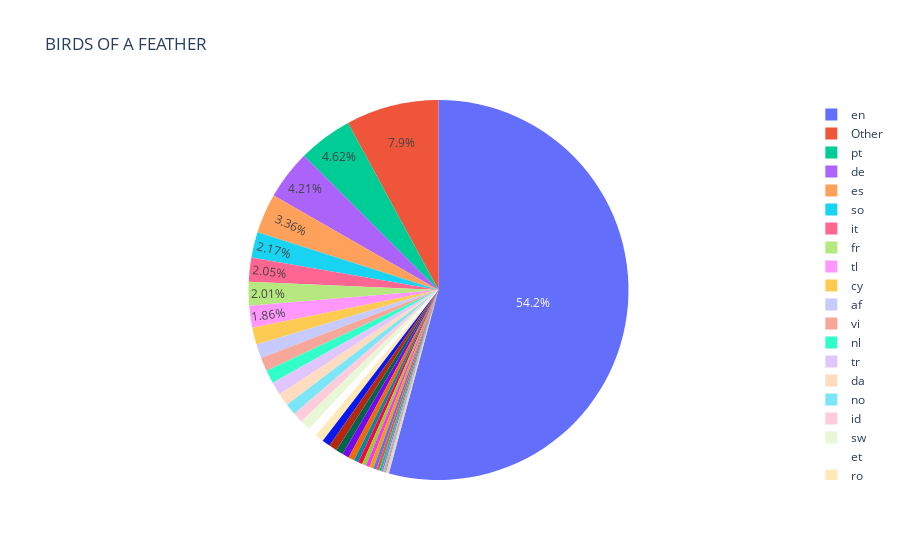

The cell this chart's notebook holds for it:
### Code cell
fig = px.pie(df, values='Count', names='Lang',title='BIRDS OF A FEATHER')
fig.update_traces(textposition='inside')
fig.update_layout(uniformtext_minsize=12, uniformtext_mode='hide')
fig.show()

### Figure 1 — Plotly figure (JSON) as saved in the notebook; plotly's stock layout.template omitted (floating-point values rounded to 4 significant figures)
{"data": [{"domain": {"x": [0, 1], "y": [0, 1]}, "hovertemplate": "Lang=%{label}<br>Count=%{value}<extra></extra>", "labels": ["en", "Other", "pt", "de", "es", "so", "it", "fr", "tl", "cy", "af", "vi", "nl", "tr", "da", "no", "id", "sw", "et", "ro", "pl", "fi", "sl", "ca", "hr", "ar", "sk", "hu", "sv", "cs", "sq", "ru", "ko", "th", "ja", "lt", "uk", "fa", "bg", "mk", "lv", "zh-cn", "ur", "he", "zh-tw", "el", "ml", "hi", "bn"], "legendgroup": "", "name": "", "showlegend": true, "textposition": "inside", "type": "pie", "values": [21152, 3083, 1801, 1642, 1312, 846, 800, 784, 727, 570, 466, 453, 439, 436, 418, 380, 350, 344, 306, 283, 273, 270, 240, 227, 197, 156, 140, 134, 128, 128, 110, 95, 78, 50, 38, 32, 32, 28, 15, 12, 11, 11, 7, 5, 4, 3, 1, 1, 1]}], "layout": {"legend": {"tracegroupgap": 0}, "title": {"text": "BIRDS OF A FEATHER"}, "uniformtext": {"minsize": 12, "mode": "hide"}}}
